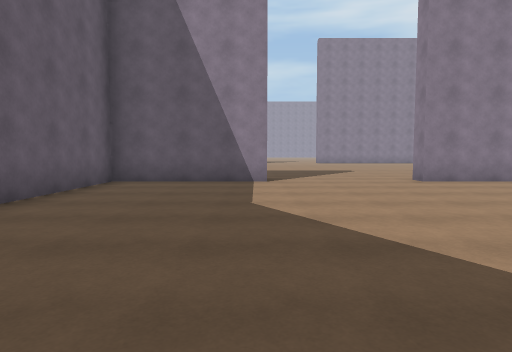
View 1 (above)

20 first-person views from a walk through a 3-D level made in the Unity game engine. The camera is 1.3 m above the floor, tilts 4° down and sees 75° across. The floor is counted in squares, 2 m on a side. Each view is taken from the middle of a square. On the plan, view 1 faces up. The plan holds only what a view shows up to about 10 squares ahead; the rest is blank. The place goes on beyond the plan. The player character is not drawn.

View 2
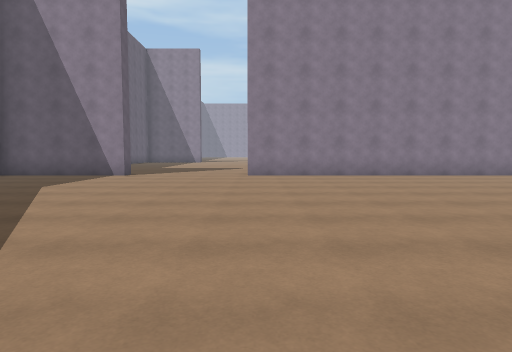

View 3
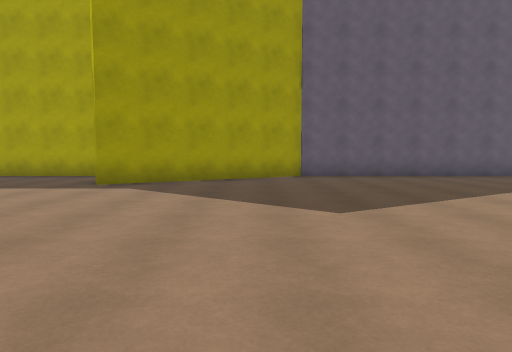

View 4
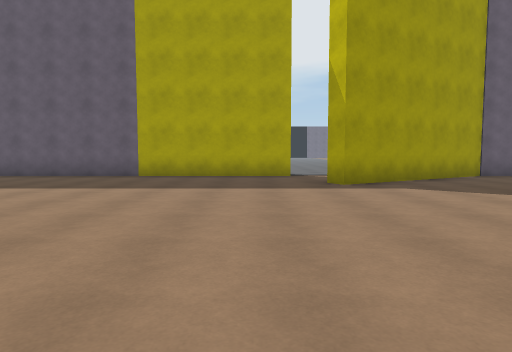

View 5
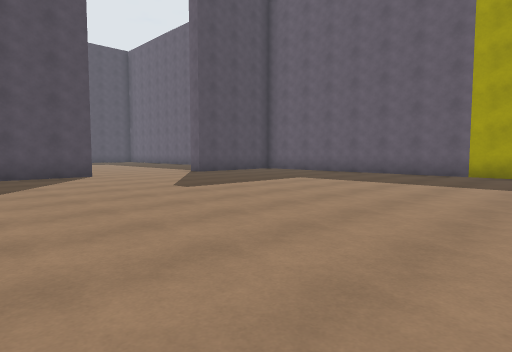

View 6
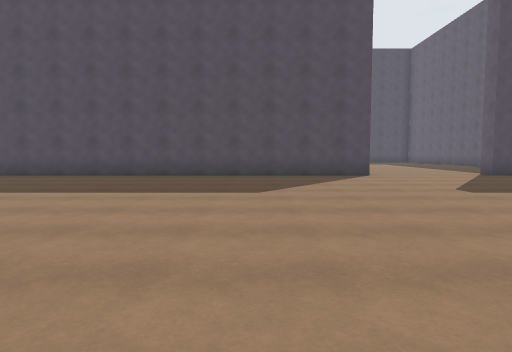

View 7
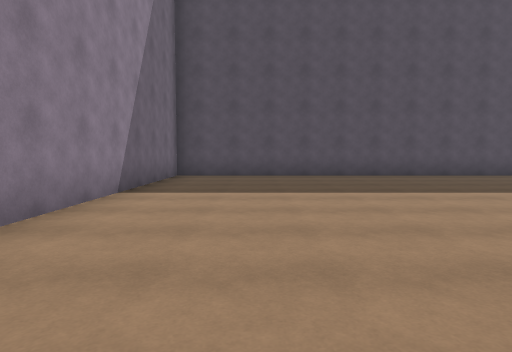

View 8
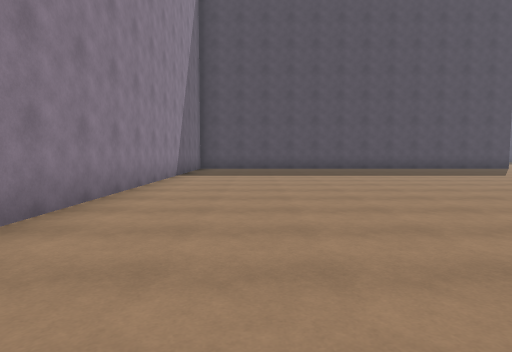

View 9
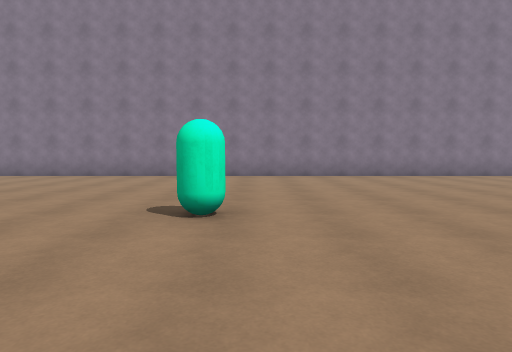

View 10
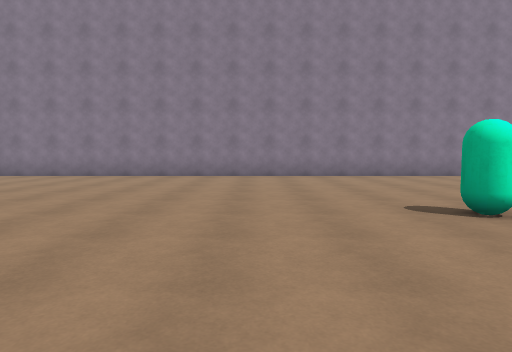

View 11
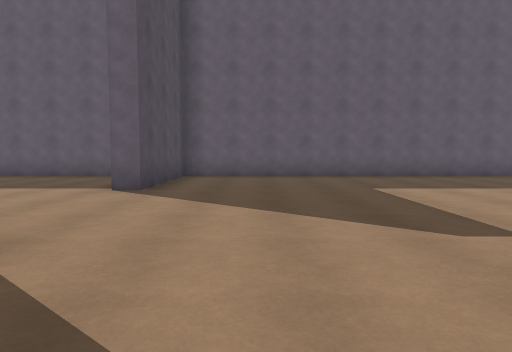

View 12
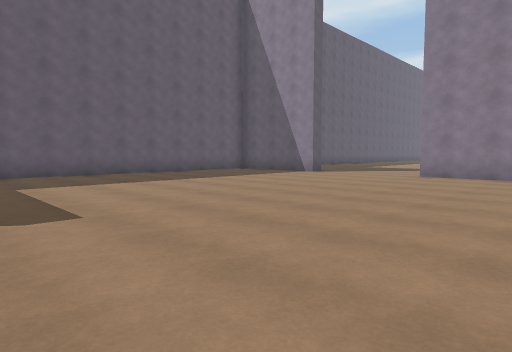

View 13
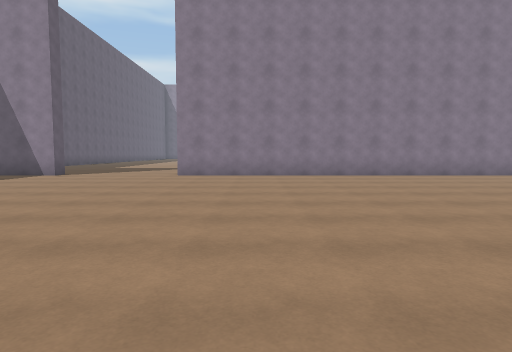

View 14
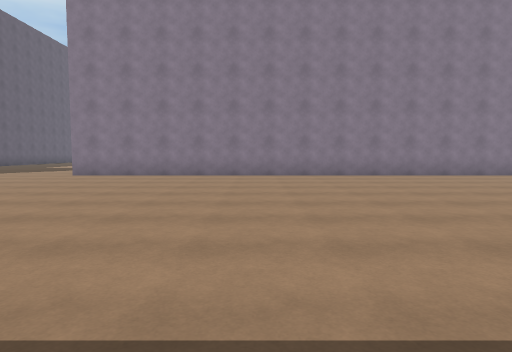

View 15
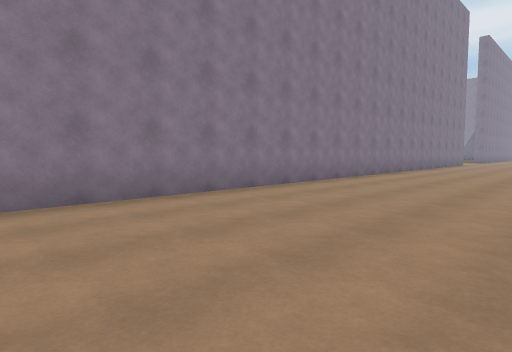

View 16
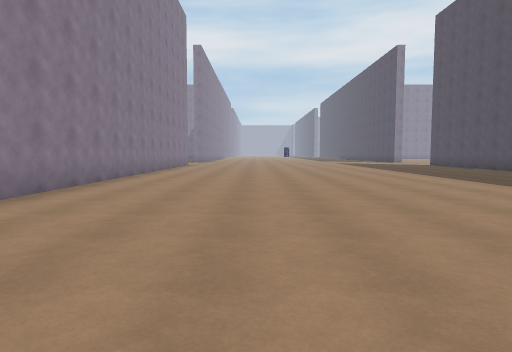

View 17
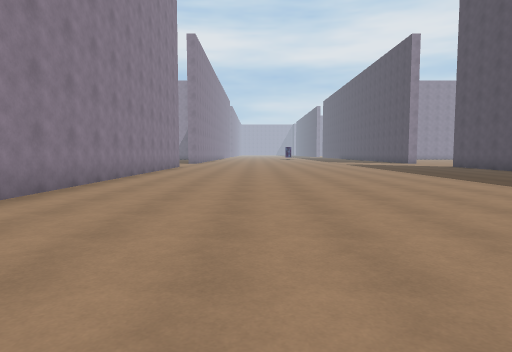

View 18
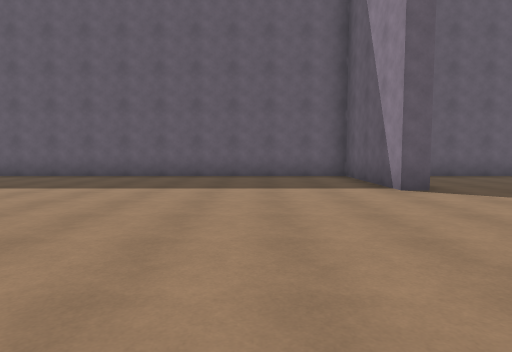

View 19
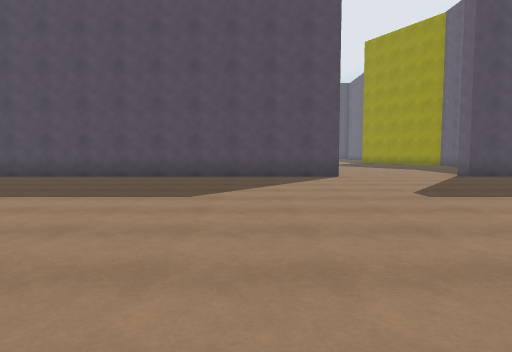

View 20
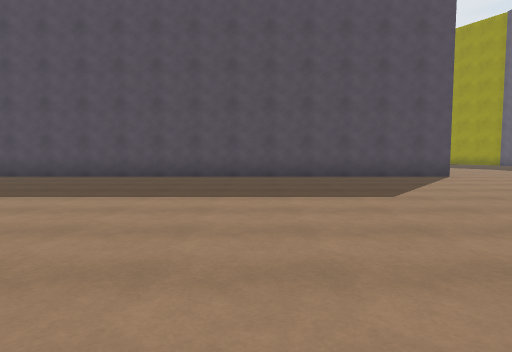

### Floor plan
Points are (right, up) in squares from view 1. A wall is a line through its corners. A room is listed if a view was taken in it or the views show most of it. See-through windows are left out.
Room 1 (views 1, 2, 3, 4, 5, 6, 7, 8, 9, 10)
walls: (-3.2, -5) (-3.2, -13.1); (11.4, 7.5) (3.8, 7.5); (0.3, 7.5) (-3.2, 7.5) (-3.2, 0.2) (-0.7, -4.2) (-1.2, -4.5); (3.7, -16.5) (16.2, -16.5) (16.2, 7.1); (-0.4, -16.5) (0.3, -16.5) (0.3, -17)
ways out: opening at (2, 8) to room 2
objects: capsule (10, -2)
Room 2 (views 11, 12, 13, 14, 15, 16, 17, 18, 19, 20)
walls: (3.8, 7.5) (3.8, 8) (16, 8); (0.3, 20.5) (-3.2, 20.5) (-3.2, 8) (0.3, 8) (0.3, 7.5); (24.1, 20.5) (3.7, 20.5)
ways out: opening at (2, 8) to room 1; opening at (2, 20)

Where each view was taken, in squares from view 1:
view 1: 0 up, 0 right, facing up
view 2: 2 down, 4 right, facing up
view 3: 1 down, 6 right, facing left
view 4: 6 down, 6 right, facing left
view 5: 7 down, 7 right, facing down-left
view 6: 7 down, 7 right, facing down
view 7: 7 down, 14 right, facing down
view 8: 3 down, 14 right, facing down
view 9: 3 down, 7 right, facing right
view 10: 0 up, 7 right, facing right
view 11: 10 up, 6 right, facing left
view 12: 11 up, 7 right, facing up-left
view 13: 11 up, 6 right, facing up
view 14: 11 up, 9 right, facing up
view 15: 16 up, 10 right, facing up-right
view 16: 17 up, 12 right, facing right
view 17: 17 up, 14 right, facing right
view 18: 18 up, 6 right, facing left
view 19: 17 up, 6 right, facing down
view 20: 17 up, 9 right, facing down
